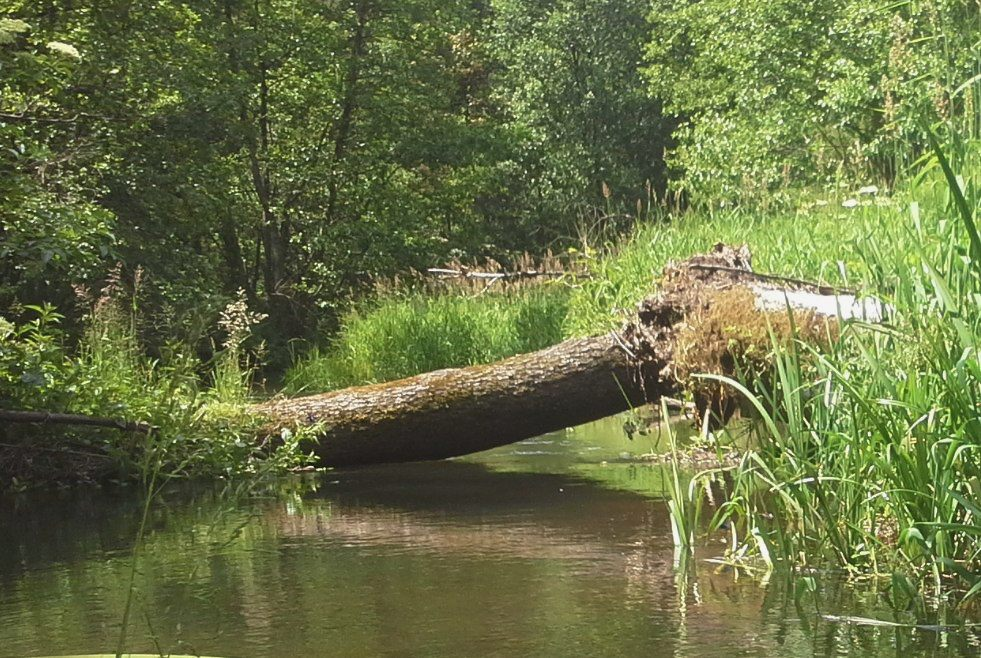
%> input picture LAB4/rzeczka.jpg, 981 x 658 px
$ octave zad1.m   (GNU Octave 9; MATLAB toolbox functions it lacks are replaced by stand-ins)
%> lines starting %> are read from the running program, lines starting %| are printed output that depends on the picture
%zad1
obraz = imread('rzeczka.jpg');
%> obraz is the input picture: size 658x981x3 uint8; mean R, G, B 104.7, 113.4, 68.7
img = double(obraz);

gamma = 1.5;
img_gamma = 255 * (img/255) .^ (1/gamma);
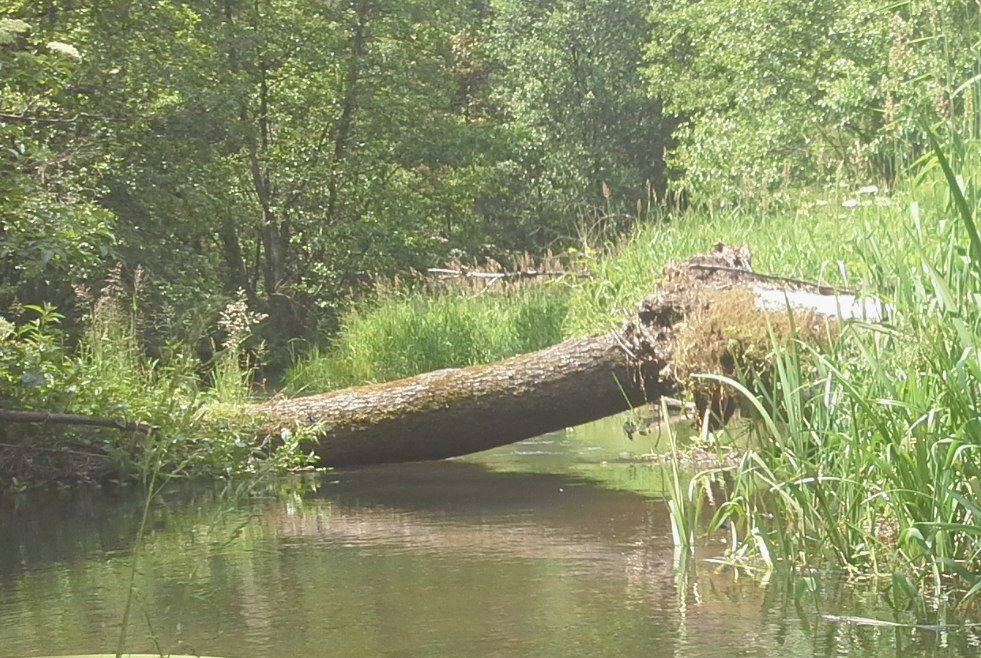
%> img_gamma: size 658x981x3 double; mean R, G, B 137.7, 145.4, 103
img_gamma = uint8(img_gamma);
%> img_gamma: size 658x981x3 uint8

function output = porownanie_v_PS(img1,img2)
  output = abs(img2-im1);
end

function output = porownanie_v_2(img1,img2)
  srodek = 127.5;
  output = img2-im1 + srodek;
  output = min(max(output,0),255);
end

function output = porownanie_v_PS_mnoznik(img1,img2,mnoznik)
%> called with mnoznik = 4
  output = mnoznik * abs(img2-img1);
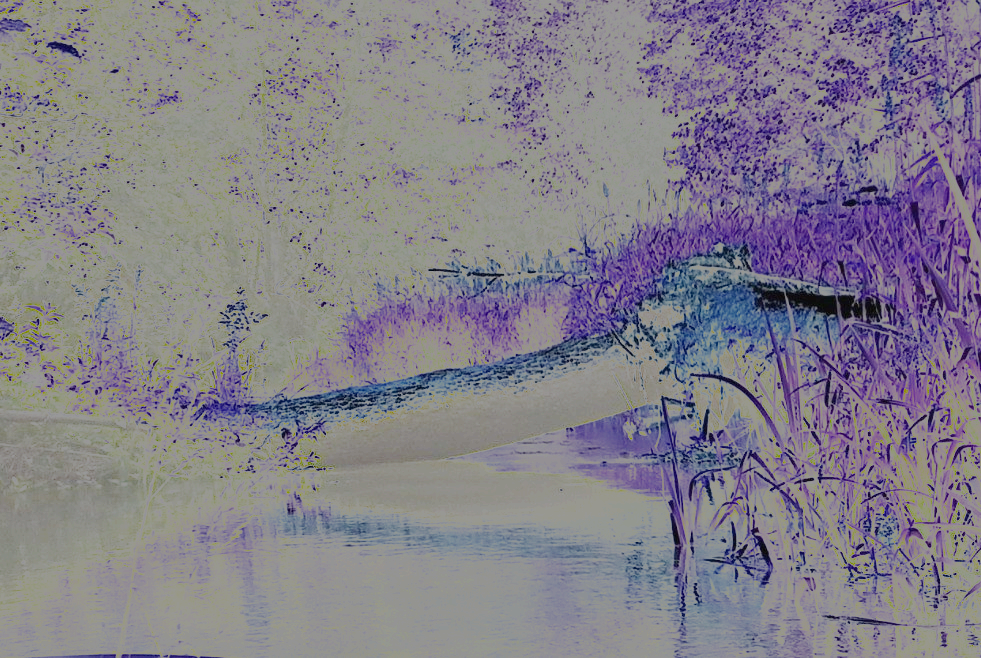
%> output: size 658x981x3 uint8; mean R, G, B 132.1, 128, 137.4
  output = min(max(output,0),255);
 end

function output = porownanie_v_2_mnoznik(img1,img2,mnoznik)
%> called with mnoznik = 3
  srodek = 127.5;
  output = mnoznik * (img2-img1) + srodek;
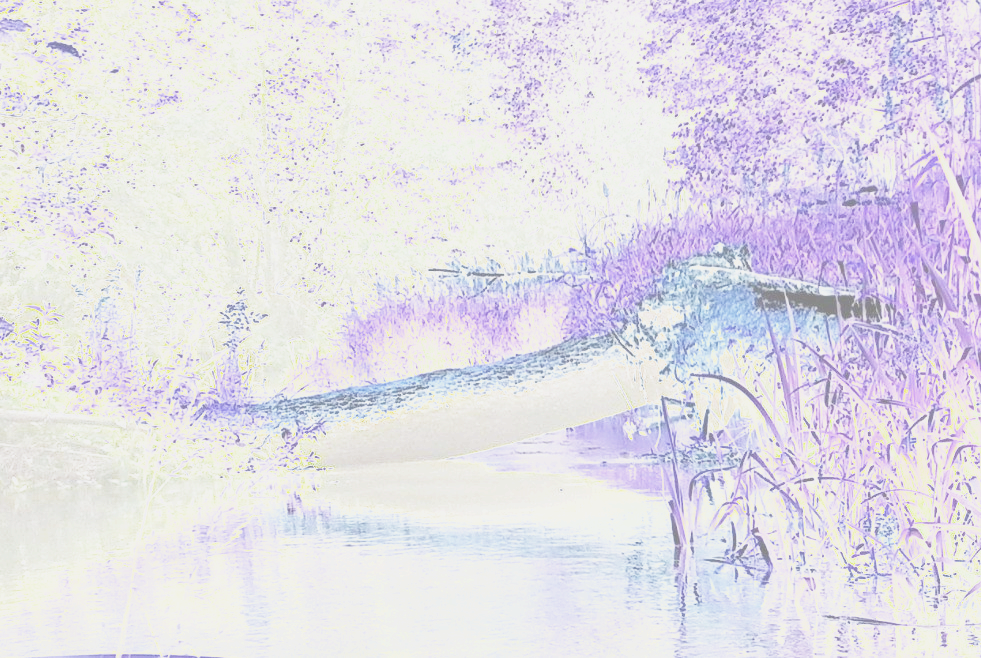
%> output: size 658x981x3 uint8; mean R, G, B 227.1, 224, 231.1
  output = min(max(output,0),255);
end

porownanie_PS_4 = porownanie_v_PS_mnoznik(img,img_gamma,4);
porownanie_v2_3 = porownanie_v_2_mnoznik(img,img_gamma,3);

subplot(2,2,1), imshow(uint8(img)),title ('org');
subplot(2,2,2), imshow(uint8(img_gamma)),title ('Gamma 1.5');
subplot(2,2,3), imshow(uint8(porownanie_PS_4)),title ('Por體nanie v.PS *4');
subplot(2,2,4), imshow(uint8(porownanie_v2_3)),title ('Por體nanie v.2 *3');
